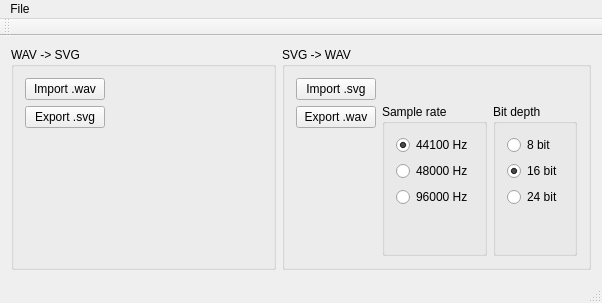
<?xml version="1.0" encoding="UTF-8"?>
<ui version="4.0">
 <class>MainWindow</class>
 <widget class="QMainWindow" name="MainWindow">
  <property name="geometry">
   <rect>
    <x>0</x>
    <y>0</y>
    <width>602</width>
    <height>303</height>
   </rect>
  </property>
  <property name="windowTitle">
   <string>DrawSound</string>
  </property>
  <widget class="QWidget" name="centralWidget">
   <layout class="QGridLayout" name="gridLayout_3">
    <item row="0" column="0">
     <widget class="QGroupBox" name="groupBox">
      <property name="title">
       <string>WAV -&gt; SVG</string>
      </property>
      <layout class="QGridLayout" name="gridLayout">
       <item row="0" column="0" rowspan="2">
        <layout class="QVBoxLayout" name="verticalLayout">
         <item>
          <widget class="QPushButton" name="pushButtonImportWav">
           <property name="text">
            <string>Import .wav</string>
           </property>
          </widget>
         </item>
         <item>
          <widget class="QPushButton" name="pushButtonExportSvg">
           <property name="text">
            <string>Export .svg</string>
           </property>
          </widget>
         </item>
         <item>
          <spacer name="verticalSpacer">
           <property name="orientation">
            <enum>Qt::Vertical</enum>
           </property>
           <property name="sizeHint" stdset="0">
            <size>
             <width>20</width>
             <height>40</height>
            </size>
           </property>
          </spacer>
         </item>
        </layout>
       </item>
       <item row="0" column="1">
        <layout class="QHBoxLayout" name="horizontalLayout">
         <item>
          <widget class="QLabel" name="labelFileNameWav">
           <property name="text">
            <string>&lt;no file&gt;</string>
           </property>
          </widget>
         </item>
         <item>
          <spacer name="horizontalSpacer">
           <property name="orientation">
            <enum>Qt::Horizontal</enum>
           </property>
           <property name="sizeHint" stdset="0">
            <size>
             <width>40</width>
             <height>20</height>
            </size>
           </property>
          </spacer>
         </item>
        </layout>
       </item>
       <item row="1" column="1">
        <spacer name="verticalSpacer_3">
         <property name="orientation">
          <enum>Qt::Vertical</enum>
         </property>
         <property name="sizeHint" stdset="0">
          <size>
           <width>20</width>
           <height>53</height>
          </size>
         </property>
        </spacer>
       </item>
      </layout>
     </widget>
    </item>
    <item row="0" column="1">
     <widget class="QGroupBox" name="groupBox_2">
      <property name="title">
       <string>SVG -&gt; WAV</string>
      </property>
      <layout class="QGridLayout" name="gridLayout_2">
       <item row="0" column="0" rowspan="2">
        <layout class="QVBoxLayout" name="verticalLayout_2">
         <item>
          <widget class="QPushButton" name="pushButtonImportSvg">
           <property name="text">
            <string>Import .svg</string>
           </property>
          </widget>
         </item>
         <item>
          <widget class="QPushButton" name="pushButtonExportWav">
           <property name="text">
            <string>Export .wav</string>
           </property>
          </widget>
         </item>
         <item>
          <spacer name="verticalSpacer_2">
           <property name="orientation">
            <enum>Qt::Vertical</enum>
           </property>
           <property name="sizeHint" stdset="0">
            <size>
             <width>20</width>
             <height>40</height>
            </size>
           </property>
          </spacer>
         </item>
        </layout>
       </item>
       <item row="0" column="1">
        <layout class="QHBoxLayout" name="horizontalLayout_2">
         <item>
          <widget class="QLabel" name="labelFileNameSvg">
           <property name="text">
            <string>&lt;no file&gt;</string>
           </property>
          </widget>
         </item>
         <item>
          <spacer name="horizontalSpacer_2">
           <property name="orientation">
            <enum>Qt::Horizontal</enum>
           </property>
           <property name="sizeHint" stdset="0">
            <size>
             <width>40</width>
             <height>20</height>
            </size>
           </property>
          </spacer>
         </item>
        </layout>
       </item>
       <item row="1" column="1">
        <widget class="QGroupBox" name="groupBox_3">
         <property name="title">
          <string>Sample rate</string>
         </property>
         <layout class="QVBoxLayout" name="verticalLayout_3">
          <item>
           <widget class="QRadioButton" name="radioButton44K">
            <property name="text">
             <string>44100 Hz</string>
            </property>
            <property name="checked">
             <bool>true</bool>
            </property>
           </widget>
          </item>
          <item>
           <widget class="QRadioButton" name="radioButton48K">
            <property name="text">
             <string>48000 Hz</string>
            </property>
           </widget>
          </item>
          <item>
           <widget class="QRadioButton" name="radioButton96K">
            <property name="text">
             <string>96000 Hz</string>
            </property>
           </widget>
          </item>
          <item>
           <spacer name="verticalSpacer_5">
            <property name="orientation">
             <enum>Qt::Vertical</enum>
            </property>
            <property name="sizeHint" stdset="0">
             <size>
              <width>20</width>
              <height>6</height>
             </size>
            </property>
           </spacer>
          </item>
         </layout>
        </widget>
       </item>
       <item row="1" column="2">
        <widget class="QGroupBox" name="groupBox_4">
         <property name="title">
          <string>Bit depth</string>
         </property>
         <layout class="QVBoxLayout" name="verticalLayout_4">
          <item>
           <widget class="QRadioButton" name="radioButton8b">
            <property name="text">
             <string>8 bit</string>
            </property>
            <property name="checked">
             <bool>false</bool>
            </property>
           </widget>
          </item>
          <item>
           <widget class="QRadioButton" name="radioButton16b">
            <property name="text">
             <string>16 bit</string>
            </property>
            <property name="checked">
             <bool>true</bool>
            </property>
           </widget>
          </item>
          <item>
           <widget class="QRadioButton" name="radioButton24b">
            <property name="text">
             <string>24 bit</string>
            </property>
           </widget>
          </item>
          <item>
           <spacer name="verticalSpacer_6">
            <property name="orientation">
             <enum>Qt::Vertical</enum>
            </property>
            <property name="sizeHint" stdset="0">
             <size>
              <width>20</width>
              <height>6</height>
             </size>
            </property>
           </spacer>
          </item>
         </layout>
        </widget>
       </item>
      </layout>
     </widget>
    </item>
   </layout>
  </widget>
  <widget class="QMenuBar" name="menuBar">
   <property name="geometry">
    <rect>
     <x>0</x>
     <y>0</y>
     <width>602</width>
     <height>22</height>
    </rect>
   </property>
   <widget class="QMenu" name="menuFile">
    <property name="title">
     <string>File</string>
    </property>
    <addaction name="actionQuit"/>
   </widget>
   <addaction name="menuFile"/>
  </widget>
  <widget class="QToolBar" name="mainToolBar">
   <attribute name="toolBarArea">
    <enum>TopToolBarArea</enum>
   </attribute>
   <attribute name="toolBarBreak">
    <bool>false</bool>
   </attribute>
  </widget>
  <widget class="QStatusBar" name="statusBar"/>
  <action name="actionQuit">
   <property name="text">
    <string>Quit</string>
   </property>
  </action>
 </widget>
 <layoutdefault spacing="6" margin="11"/>
 <resources/>
 <connections>
  <connection>
   <sender>actionQuit</sender>
   <signal>triggered()</signal>
   <receiver>MainWindow</receiver>
   <slot>close()</slot>
   <hints>
    <hint type="sourcelabel">
     <x>-1</x>
     <y>-1</y>
    </hint>
    <hint type="destinationlabel">
     <x>272</x>
     <y>126</y>
    </hint>
   </hints>
  </connection>
 </connections>
</ui>
